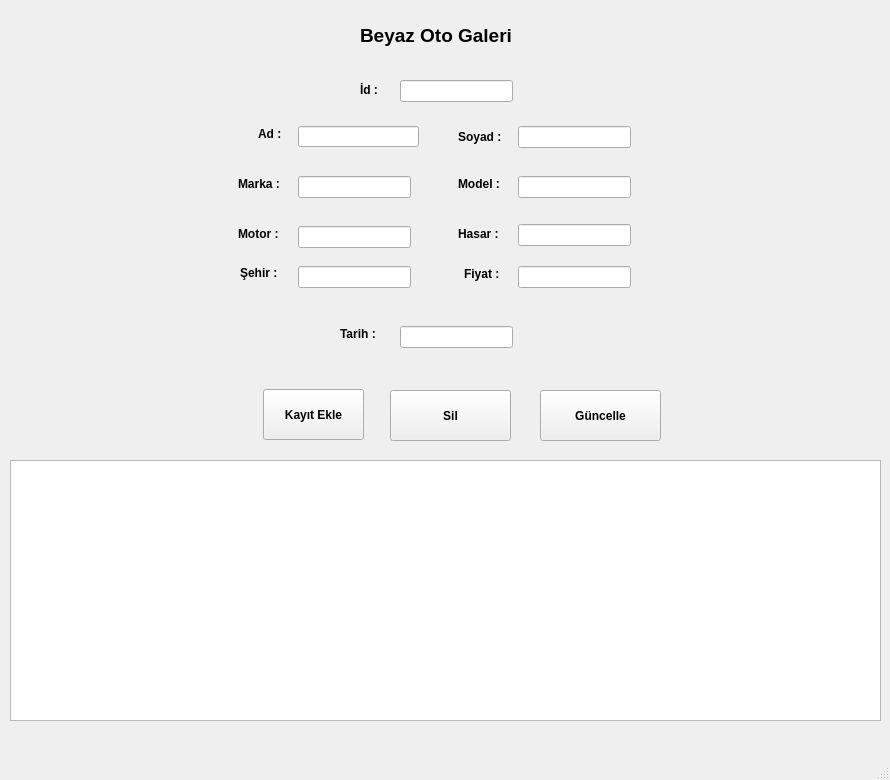
<?xml version="1.0" encoding="UTF-8"?>
<ui version="4.0">
 <class>Musteri</class>
 <widget class="QMainWindow" name="Musteri">
  <property name="geometry">
   <rect>
    <x>0</x>
    <y>0</y>
    <width>890</width>
    <height>780</height>
   </rect>
  </property>
  <property name="windowTitle">
   <string>Araç Otomasyon</string>
  </property>
  <widget class="QWidget" name="centralwidget">
   <widget class="QLineEdit" name="lineEdit">
    <property name="geometry">
     <rect>
      <x>298</x>
      <y>126</y>
      <width>121</width>
      <height>21</height>
     </rect>
    </property>
   </widget>
   <widget class="QLineEdit" name="lineEdit_2">
    <property name="geometry">
     <rect>
      <x>518</x>
      <y>126</y>
      <width>113</width>
      <height>22</height>
     </rect>
    </property>
   </widget>
   <widget class="QLineEdit" name="lineEdit_3">
    <property name="geometry">
     <rect>
      <x>298</x>
      <y>176</y>
      <width>113</width>
      <height>22</height>
     </rect>
    </property>
   </widget>
   <widget class="QLineEdit" name="lineEdit_4">
    <property name="geometry">
     <rect>
      <x>518</x>
      <y>176</y>
      <width>113</width>
      <height>22</height>
     </rect>
    </property>
   </widget>
   <widget class="QLineEdit" name="lineEdit_5">
    <property name="geometry">
     <rect>
      <x>298</x>
      <y>226</y>
      <width>113</width>
      <height>22</height>
     </rect>
    </property>
   </widget>
   <widget class="QLineEdit" name="lineEdit_6">
    <property name="geometry">
     <rect>
      <x>518</x>
      <y>224</y>
      <width>113</width>
      <height>22</height>
     </rect>
    </property>
   </widget>
   <widget class="QLabel" name="label">
    <property name="geometry">
     <rect>
      <x>258</x>
      <y>126</y>
      <width>55</width>
      <height>16</height>
     </rect>
    </property>
    <property name="font">
     <font>
      <pointsize>9</pointsize>
      <weight>75</weight>
      <bold>true</bold>
     </font>
    </property>
    <property name="text">
     <string>Ad :</string>
    </property>
   </widget>
   <widget class="QLabel" name="label_2">
    <property name="geometry">
     <rect>
      <x>458</x>
      <y>126</y>
      <width>55</width>
      <height>21</height>
     </rect>
    </property>
    <property name="font">
     <font>
      <pointsize>9</pointsize>
      <weight>75</weight>
      <bold>true</bold>
     </font>
    </property>
    <property name="text">
     <string>Soyad :</string>
    </property>
   </widget>
   <widget class="QLabel" name="label_3">
    <property name="geometry">
     <rect>
      <x>238</x>
      <y>176</y>
      <width>55</width>
      <height>16</height>
     </rect>
    </property>
    <property name="font">
     <font>
      <pointsize>9</pointsize>
      <weight>75</weight>
      <bold>true</bold>
     </font>
    </property>
    <property name="text">
     <string>Marka :</string>
    </property>
   </widget>
   <widget class="QLabel" name="label_4">
    <property name="geometry">
     <rect>
      <x>458</x>
      <y>176</y>
      <width>55</width>
      <height>16</height>
     </rect>
    </property>
    <property name="font">
     <font>
      <pointsize>9</pointsize>
      <weight>75</weight>
      <bold>true</bold>
     </font>
    </property>
    <property name="text">
     <string>Model :</string>
    </property>
   </widget>
   <widget class="QLabel" name="label_5">
    <property name="geometry">
     <rect>
      <x>238</x>
      <y>226</y>
      <width>55</width>
      <height>16</height>
     </rect>
    </property>
    <property name="font">
     <font>
      <pointsize>9</pointsize>
      <weight>75</weight>
      <bold>true</bold>
     </font>
    </property>
    <property name="text">
     <string>Motor :</string>
    </property>
   </widget>
   <widget class="QLabel" name="label_6">
    <property name="geometry">
     <rect>
      <x>458</x>
      <y>226</y>
      <width>55</width>
      <height>16</height>
     </rect>
    </property>
    <property name="font">
     <font>
      <pointsize>9</pointsize>
      <weight>75</weight>
      <bold>true</bold>
     </font>
    </property>
    <property name="text">
     <string>Hasar :</string>
    </property>
   </widget>
   <widget class="QLineEdit" name="lineEdit_7">
    <property name="geometry">
     <rect>
      <x>298</x>
      <y>266</y>
      <width>113</width>
      <height>22</height>
     </rect>
    </property>
   </widget>
   <widget class="QLineEdit" name="lineEdit_8">
    <property name="geometry">
     <rect>
      <x>518</x>
      <y>266</y>
      <width>113</width>
      <height>22</height>
     </rect>
    </property>
   </widget>
   <widget class="QLineEdit" name="lineEdit_9">
    <property name="geometry">
     <rect>
      <x>400</x>
      <y>326</y>
      <width>113</width>
      <height>22</height>
     </rect>
    </property>
   </widget>
   <widget class="QLabel" name="label_7">
    <property name="geometry">
     <rect>
      <x>240</x>
      <y>265</y>
      <width>55</width>
      <height>16</height>
     </rect>
    </property>
    <property name="font">
     <font>
      <pointsize>9</pointsize>
      <weight>75</weight>
      <bold>true</bold>
     </font>
    </property>
    <property name="text">
     <string>Şehir :</string>
    </property>
   </widget>
   <widget class="QLabel" name="label_8">
    <property name="geometry">
     <rect>
      <x>464</x>
      <y>266</y>
      <width>55</width>
      <height>16</height>
     </rect>
    </property>
    <property name="font">
     <font>
      <pointsize>9</pointsize>
      <weight>75</weight>
      <bold>true</bold>
     </font>
    </property>
    <property name="text">
     <string>Fiyat :</string>
    </property>
   </widget>
   <widget class="QLabel" name="label_9">
    <property name="geometry">
     <rect>
      <x>340</x>
      <y>326</y>
      <width>55</width>
      <height>16</height>
     </rect>
    </property>
    <property name="font">
     <font>
      <pointsize>9</pointsize>
      <weight>75</weight>
      <bold>true</bold>
     </font>
    </property>
    <property name="text">
     <string>Tarih :</string>
    </property>
   </widget>
   <widget class="QPushButton" name="pushButton">
    <property name="geometry">
     <rect>
      <x>263</x>
      <y>389</y>
      <width>101</width>
      <height>51</height>
     </rect>
    </property>
    <property name="font">
     <font>
      <pointsize>9</pointsize>
      <weight>75</weight>
      <bold>true</bold>
     </font>
    </property>
    <property name="text">
     <string>Kayıt Ekle</string>
    </property>
   </widget>
   <widget class="QPushButton" name="pushButton_2">
    <property name="geometry">
     <rect>
      <x>390</x>
      <y>390</y>
      <width>121</width>
      <height>51</height>
     </rect>
    </property>
    <property name="font">
     <font>
      <pointsize>9</pointsize>
      <weight>75</weight>
      <bold>true</bold>
     </font>
    </property>
    <property name="text">
     <string>Sil</string>
    </property>
   </widget>
   <widget class="QLabel" name="label_10">
    <property name="geometry">
     <rect>
      <x>360</x>
      <y>10</y>
      <width>201</width>
      <height>51</height>
     </rect>
    </property>
    <property name="font">
     <font>
      <pointsize>14</pointsize>
      <weight>75</weight>
      <bold>true</bold>
     </font>
    </property>
    <property name="text">
     <string>Beyaz Oto Galeri</string>
    </property>
   </widget>
   <widget class="QLineEdit" name="lineEdit_10">
    <property name="geometry">
     <rect>
      <x>400</x>
      <y>80</y>
      <width>113</width>
      <height>22</height>
     </rect>
    </property>
   </widget>
   <widget class="QLabel" name="label_11">
    <property name="geometry">
     <rect>
      <x>360</x>
      <y>79</y>
      <width>55</width>
      <height>21</height>
     </rect>
    </property>
    <property name="font">
     <font>
      <pointsize>9</pointsize>
      <weight>75</weight>
      <bold>true</bold>
     </font>
    </property>
    <property name="text">
     <string>İd :</string>
    </property>
   </widget>
   <widget class="QPushButton" name="pushButton_4">
    <property name="geometry">
     <rect>
      <x>540</x>
      <y>390</y>
      <width>121</width>
      <height>51</height>
     </rect>
    </property>
    <property name="font">
     <font>
      <pointsize>9</pointsize>
      <weight>75</weight>
      <bold>true</bold>
     </font>
    </property>
    <property name="text">
     <string>Güncelle</string>
    </property>
   </widget>
   <widget class="QTableWidget" name="tableWidget">
    <property name="geometry">
     <rect>
      <x>10</x>
      <y>460</y>
      <width>871</width>
      <height>261</height>
     </rect>
    </property>
   </widget>
  </widget>
  <widget class="QMenuBar" name="menubar">
   <property name="geometry">
    <rect>
     <x>0</x>
     <y>0</y>
     <width>890</width>
     <height>26</height>
    </rect>
   </property>
  </widget>
  <widget class="QStatusBar" name="statusbar"/>
 </widget>
 <resources/>
 <connections/>
</ui>
